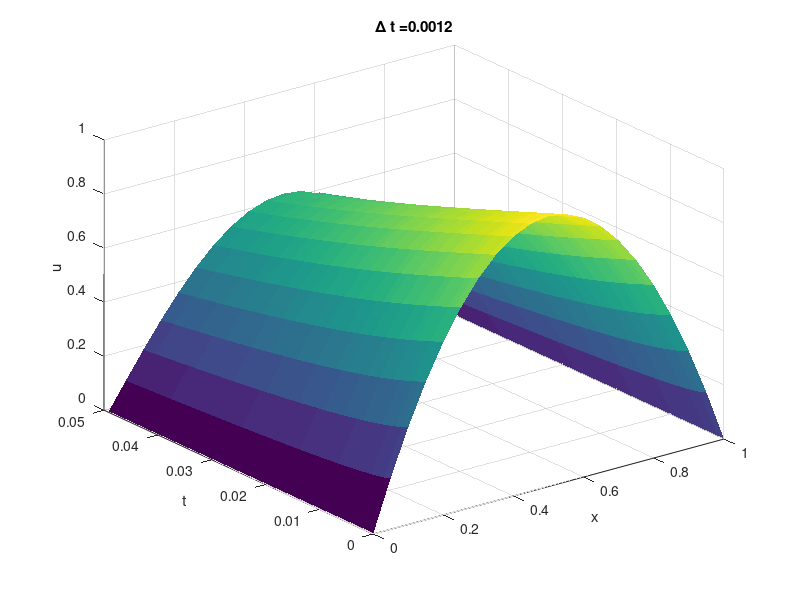
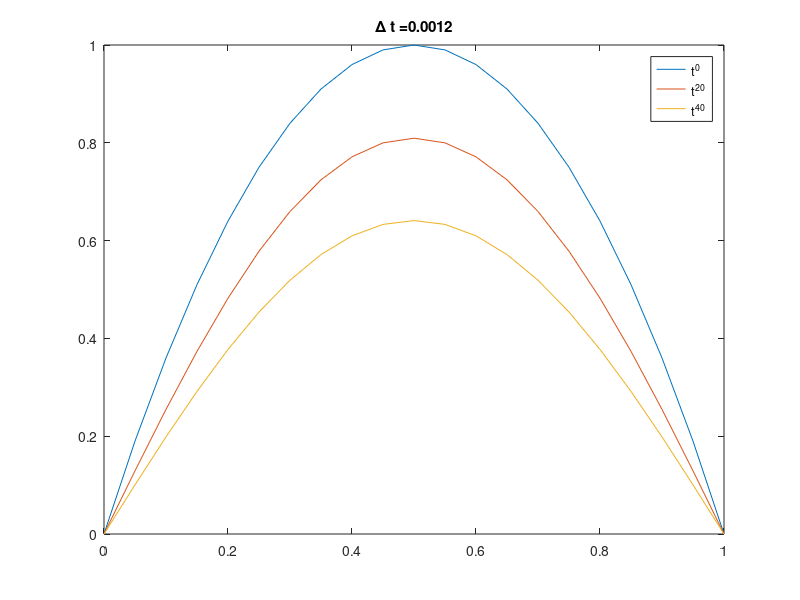
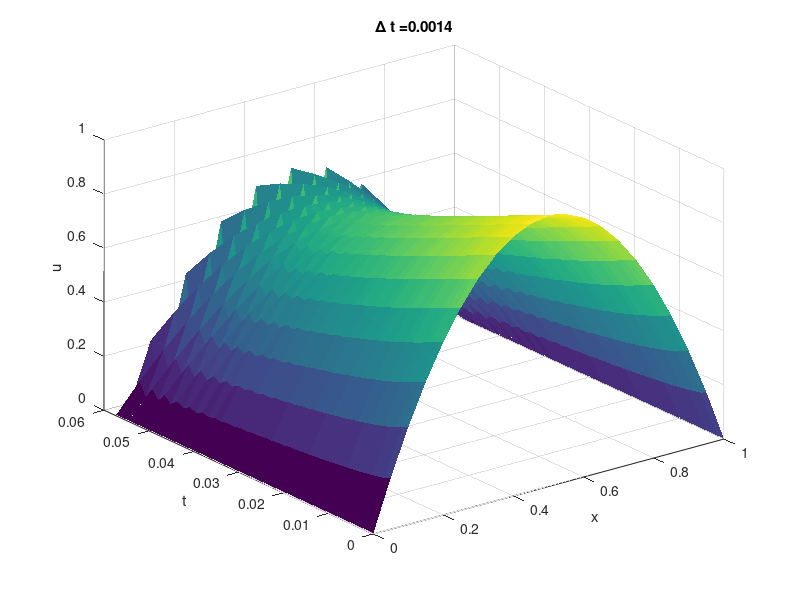
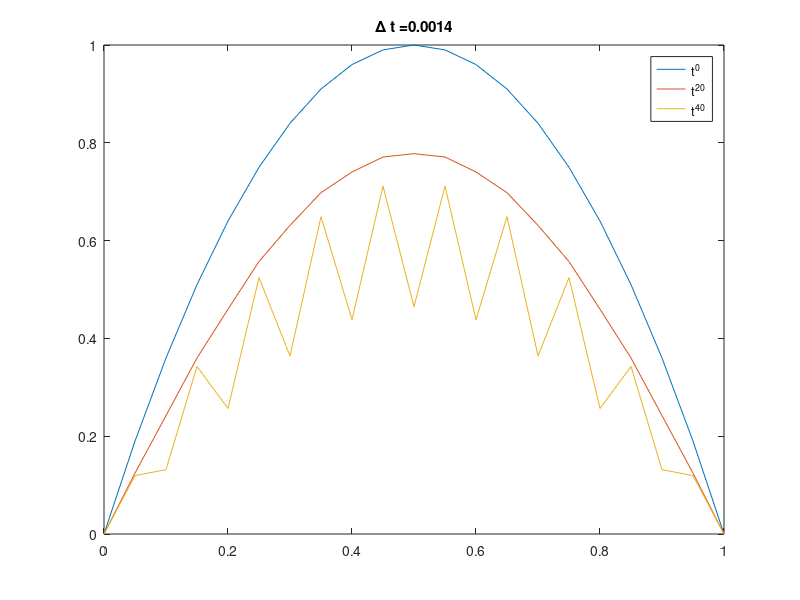

Write the MATLAB code that produced these figures, in order.
close all 
clear all

%% Stabiel

deltax=5e-2;
deltat=1.2e-3;
deltat/deltax^2 %dus KLEINER dan 0.5 en stabiel
%Omega=; %niet nodig hier?
Time=41*deltat; %tot 40s dus
x=0:deltax:1;
t=0:deltat:Time;
M=length(x)-2; %is dus aantal INTERNE knopen
K=length(t)-1; %is dus aantal knopen -1 want indexering start op 0
u=zeros(K+1,M+2);


u(1,:) = 4.*x.*(1-x); %initiële
u(2:end,M+2) = 0; %Dirichlet. geldt pas vanaf t > 0
u(2:end,1) = 0;



for j= 1:K %Want initieel gekend. Start op j omdat werken met j+1 index!
    %gaan tem index K => K+1 in matlab
    for i=2:M+1 % van i = 1 tem i = M. 0 en M+1 gekend
        u(j+1,i) = u(j,i) + deltat/deltax^2*(u(j,i+1)-2*u(j,i)+u(j,i-1));
    end
end

figure()
surf(x,t,u,'linestyle','none')
%surf(x,t,u(:,2:M+3),'linestyle','none')
title(strcat('\Delta t =', num2str(deltat)))
xlabel('x')
ylabel('t')
zlabel('u')

figure()
indices = [1,21,41];
plot(x,u(indices,:))
legend('t^0','t^{20}','t^{40}')
title(strcat('\Delta t =', num2str(deltat)))

%% ONstabiel

deltax=5e-2;
deltat=1.4e-3;
deltat/deltax^2 %dus groter dan 0.5 en NIET stabiel
%Omega=; %niet nodig hier?
Time=41*deltat; %tot 40s dus
x=0:deltax:1;
t=0:deltat:Time;
M=length(x)-2; %is dus aantal INTERNE knopen
K=length(t)-1; %is dus aantal knopen -1 want indexering start op 0
u=zeros(K+1,M+2);


u(1,:) = 4.*x.*(1-x); %initiële
u(2:end,M+2) = 0; %Dirichlet. geldt pas vanaf t > 0
u(2:end,1) = 0;



for j= 1:K %Want initieel gekend. Start op j omdat werken met j+1 index!
    %gaan tem index K => K+1 in matlab
    for i=2:M+1 % van i = 1 tem i = M. 0 en M+1 gekend
        u(j+1,i) = u(j,i) + deltat/deltax^2*(u(j,i+1)-2*u(j,i)+u(j,i-1));
    end
end

figure()
surf(x,t,u,'linestyle','none')
%surf(x,t,u(:,2:M+3),'linestyle','none')
title(strcat('\Delta t =', num2str(deltat)))
xlabel('x')
ylabel('t')
zlabel('u')

figure()
indices = [1,21,41];
plot(x,u(indices,:))
legend('t^0','t^{20}','t^{40}')
title(strcat('\Delta t =', num2str(deltat)))

%Extra comment lijn toevoegen om up te loaden naar Github
